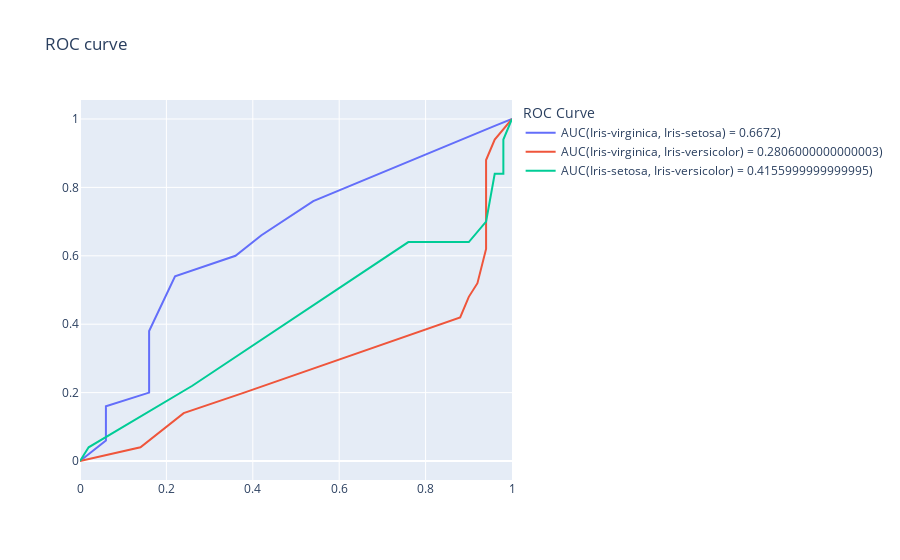

Notebook code for this chart:
### Code cell
## second dataset
data = pandas.read_csv("./iris.tmls", skiprows=[1]).rename(columns={"class": "c"})
results = cross_validation(data, k=8, max_depth=1)
roc_curves(results)

### Figure 1 — Plotly figure (JSON) as saved in the notebook; plotly's stock layout.template omitted (floating-point values rounded to 4 significant figures; data arrays with more than 128 entries replaced by an {"elided": "..."} marker saying what was removed)
{"data": [{"mode": "lines", "name": "AUC(Iris-virginica, Iris-setosa) = 0.6672)", "textfont": {"size": 14}, "type": "scatter", "x": {"elided": "500 float values"}, "y": {"elided": "500 float values"}}, {"mode": "lines", "name": "AUC(Iris-virginica, Iris-versicolor) = 0.2806000000000003)", "textfont": {"size": 14}, "type": "scatter", "x": {"elided": "500 float values"}, "y": {"elided": "500 float values"}}, {"mode": "lines", "name": "AUC(Iris-setosa, Iris-versicolor) = 0.4155999999999995)", "textfont": {"size": 14}, "type": "scatter", "x": {"elided": "500 float values"}, "y": {"elided": "500 float values"}}], "layout": {"legend": {"title": {"text": "ROC Curve"}}, "showlegend": true, "title": {"text": "ROC curve"}}}
